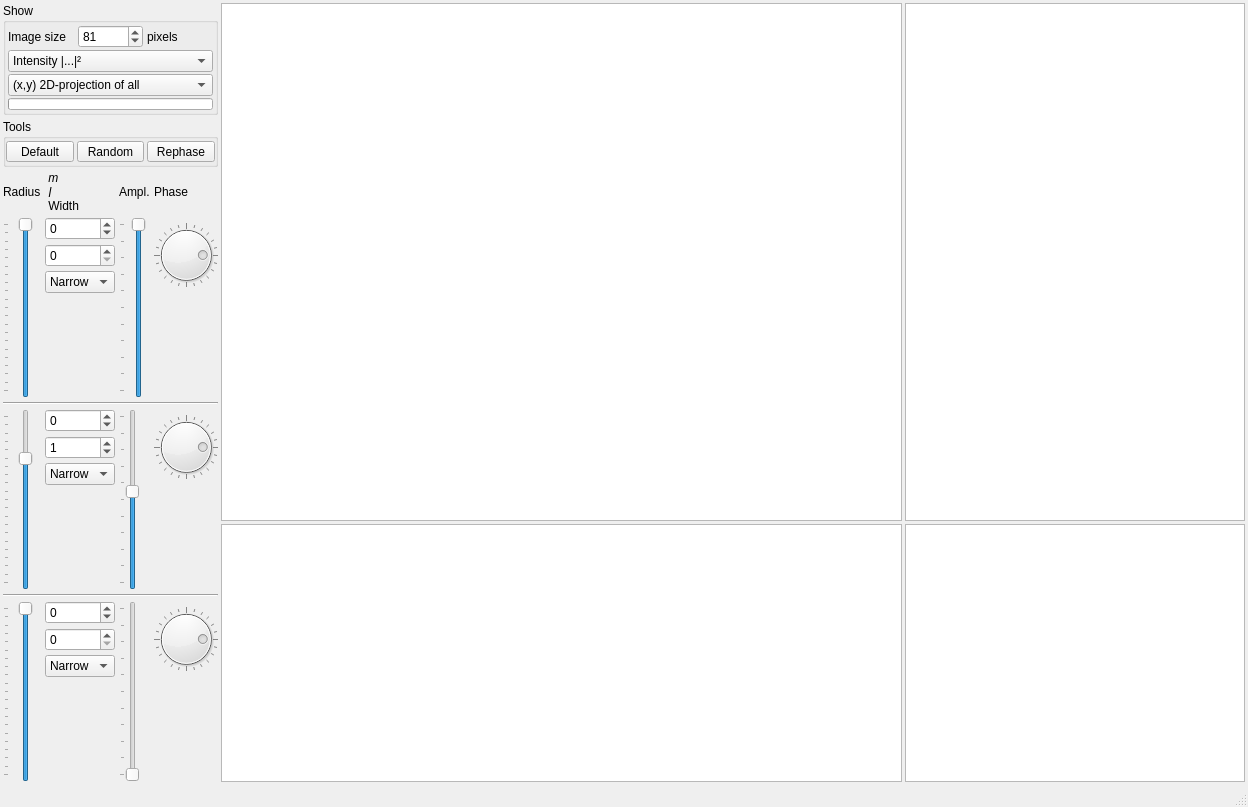
<?xml version="1.0" encoding="UTF-8"?>
<ui version="4.0">
 <class>AngularGUI</class>
 <widget class="QMainWindow" name="AngularGUI">
  <property name="geometry">
   <rect>
    <x>0</x>
    <y>0</y>
    <width>1248</width>
    <height>807</height>
   </rect>
  </property>
  <property name="windowTitle">
   <string>Angular distribution demo</string>
  </property>
  <widget class="QWidget" name="centralwidget">
   <property name="sizePolicy">
    <sizepolicy hsizetype="MinimumExpanding" vsizetype="MinimumExpanding">
     <horstretch>0</horstretch>
     <verstretch>0</verstretch>
    </sizepolicy>
   </property>
   <layout class="QGridLayout" name="gridLayout_2">
    <property name="leftMargin">
     <number>3</number>
    </property>
    <property name="topMargin">
     <number>3</number>
    </property>
    <property name="rightMargin">
     <number>3</number>
    </property>
    <property name="bottomMargin">
     <number>3</number>
    </property>
    <property name="spacing">
     <number>3</number>
    </property>
    <item row="0" column="2" rowspan="2">
     <widget class="GraphicsLayoutWidget" name="_imageLayout">
      <property name="sizePolicy">
       <sizepolicy hsizetype="Expanding" vsizetype="Expanding">
        <horstretch>4</horstretch>
        <verstretch>1</verstretch>
       </sizepolicy>
      </property>
      <property name="minimumSize">
       <size>
        <width>200</width>
        <height>200</height>
       </size>
      </property>
      <property name="baseSize">
       <size>
        <width>0</width>
        <height>100</height>
       </size>
      </property>
     </widget>
    </item>
    <item row="0" column="0" rowspan="3">
     <layout class="QVBoxLayout" name="_sidebarLayout" stretch="0,0,0">
      <property name="spacing">
       <number>4</number>
      </property>
      <item>
       <widget class="QGroupBox" name="groupBox_2">
        <property name="sizePolicy">
         <sizepolicy hsizetype="Preferred" vsizetype="Preferred">
          <horstretch>0</horstretch>
          <verstretch>0</verstretch>
         </sizepolicy>
        </property>
        <property name="title">
         <string>Show</string>
        </property>
        <layout class="QGridLayout" name="gridLayout_4">
         <property name="leftMargin">
          <number>2</number>
         </property>
         <property name="topMargin">
          <number>2</number>
         </property>
         <property name="rightMargin">
          <number>2</number>
         </property>
         <property name="bottomMargin">
          <number>2</number>
         </property>
         <property name="horizontalSpacing">
          <number>4</number>
         </property>
         <property name="verticalSpacing">
          <number>2</number>
         </property>
         <item row="0" column="0">
          <widget class="QLabel" name="label">
           <property name="text">
            <string>Image size</string>
           </property>
          </widget>
         </item>
         <item row="0" column="1">
          <widget class="QSpinBox" name="_imageSize">
           <property name="correctionMode">
            <enum>QAbstractSpinBox::CorrectToNearestValue</enum>
           </property>
           <property name="keyboardTracking">
            <bool>false</bool>
           </property>
           <property name="minimum">
            <number>31</number>
           </property>
           <property name="maximum">
            <number>999</number>
           </property>
           <property name="singleStep">
            <number>2</number>
           </property>
           <property name="value">
            <number>81</number>
           </property>
          </widget>
         </item>
         <item row="0" column="2">
          <widget class="QLabel" name="label_6">
           <property name="text">
            <string>pixels</string>
           </property>
          </widget>
         </item>
         <item row="1" column="0" colspan="3">
          <widget class="QComboBox" name="_complexMode">
           <property name="sizePolicy">
            <sizepolicy hsizetype="Preferred" vsizetype="Fixed">
             <horstretch>0</horstretch>
             <verstretch>0</verstretch>
            </sizepolicy>
           </property>
           <property name="currentIndex">
            <number>1</number>
           </property>
           <item>
            <property name="text">
             <string>Absolute value |...|</string>
            </property>
           </item>
           <item>
            <property name="text">
             <string>Intensity |...|²</string>
            </property>
           </item>
           <item>
            <property name="text">
             <string>Real value Re(...)</string>
            </property>
           </item>
           <item>
            <property name="text">
             <string>Imaginary value Im(...)</string>
            </property>
           </item>
           <item>
            <property name="text">
             <string>Incoherent sum |.|²+|.|²+|.|²</string>
            </property>
           </item>
          </widget>
         </item>
         <item row="2" column="0" colspan="3">
          <widget class="QComboBox" name="_projectionMode">
           <property name="sizePolicy">
            <sizepolicy hsizetype="Preferred" vsizetype="Fixed">
             <horstretch>0</horstretch>
             <verstretch>0</verstretch>
            </sizepolicy>
           </property>
           <item>
            <property name="text">
             <string>(x,y) 2D-projection of all</string>
            </property>
           </item>
           <item>
            <property name="text">
             <string>(x,y) 2D-slice (central 1%)</string>
            </property>
           </item>
           <item>
            <property name="text">
             <string>(phi,theta) Spherical projection</string>
            </property>
           </item>
          </widget>
         </item>
         <item row="3" column="0" colspan="3">
          <widget class="QProgressBar" name="_progress">
           <property name="maximumSize">
            <size>
             <width>16777215</width>
             <height>12</height>
            </size>
           </property>
           <property name="value">
            <number>0</number>
           </property>
           <property name="textVisible">
            <bool>false</bool>
           </property>
          </widget>
         </item>
        </layout>
       </widget>
      </item>
      <item>
       <widget class="QGroupBox" name="groupBox">
        <property name="sizePolicy">
         <sizepolicy hsizetype="Preferred" vsizetype="Preferred">
          <horstretch>0</horstretch>
          <verstretch>0</verstretch>
         </sizepolicy>
        </property>
        <property name="title">
         <string>Tools</string>
        </property>
        <layout class="QHBoxLayout" name="horizontalLayout">
         <property name="spacing">
          <number>3</number>
         </property>
         <property name="leftMargin">
          <number>0</number>
         </property>
         <property name="topMargin">
          <number>2</number>
         </property>
         <property name="rightMargin">
          <number>0</number>
         </property>
         <property name="bottomMargin">
          <number>2</number>
         </property>
         <item>
          <widget class="QToolButton" name="_defaultBtn">
           <property name="sizePolicy">
            <sizepolicy hsizetype="MinimumExpanding" vsizetype="Fixed">
             <horstretch>1</horstretch>
             <verstretch>0</verstretch>
            </sizepolicy>
           </property>
           <property name="toolTip">
            <string>Set the harmonic orders to be consecutive integers, starting from the lowest box's value.</string>
           </property>
           <property name="text">
            <string>Default</string>
           </property>
          </widget>
         </item>
         <item>
          <widget class="QToolButton" name="_randomBtn">
           <property name="sizePolicy">
            <sizepolicy hsizetype="MinimumExpanding" vsizetype="Fixed">
             <horstretch>1</horstretch>
             <verstretch>0</verstretch>
            </sizepolicy>
           </property>
           <property name="text">
            <string>Random</string>
           </property>
          </widget>
         </item>
         <item>
          <widget class="QToolButton" name="_rephaseBtn">
           <property name="enabled">
            <bool>true</bool>
           </property>
           <property name="sizePolicy">
            <sizepolicy hsizetype="MinimumExpanding" vsizetype="Fixed">
             <horstretch>1</horstretch>
             <verstretch>0</verstretch>
            </sizepolicy>
           </property>
           <property name="text">
            <string>Rephase</string>
           </property>
          </widget>
         </item>
        </layout>
       </widget>
      </item>
      <item>
       <layout class="QGridLayout" name="gridLayout">
        <item row="12" column="1">
         <widget class="QSpinBox" name="_m0">
          <property name="minimum">
           <number>-9</number>
          </property>
          <property name="maximum">
           <number>9</number>
          </property>
          <property name="value">
           <number>0</number>
          </property>
         </widget>
        </item>
        <item row="3" column="1">
         <widget class="QComboBox" name="_w2">
          <item>
           <property name="text">
            <string>Narrow</string>
           </property>
          </item>
          <item>
           <property name="text">
            <string>Wide</string>
           </property>
          </item>
         </widget>
        </item>
        <item row="1" column="2" rowspan="4">
         <widget class="QSlider" name="_amplitude2">
          <property name="sizePolicy">
           <sizepolicy hsizetype="Minimum" vsizetype="Expanding">
            <horstretch>0</horstretch>
            <verstretch>0</verstretch>
           </sizepolicy>
          </property>
          <property name="maximum">
           <number>20</number>
          </property>
          <property name="pageStep">
           <number>5</number>
          </property>
          <property name="value">
           <number>20</number>
          </property>
          <property name="tracking">
           <bool>false</bool>
          </property>
          <property name="orientation">
           <enum>Qt::Vertical</enum>
          </property>
          <property name="tickPosition">
           <enum>QSlider::TicksAbove</enum>
          </property>
          <property name="tickInterval">
           <number>2</number>
          </property>
         </widget>
        </item>
        <item row="1" column="0" rowspan="4">
         <widget class="QSlider" name="_r2">
          <property name="sizePolicy">
           <sizepolicy hsizetype="Minimum" vsizetype="Expanding">
            <horstretch>0</horstretch>
            <verstretch>0</verstretch>
           </sizepolicy>
          </property>
          <property name="maximum">
           <number>100</number>
          </property>
          <property name="singleStep">
           <number>1</number>
          </property>
          <property name="pageStep">
           <number>10</number>
          </property>
          <property name="value">
           <number>100</number>
          </property>
          <property name="tracking">
           <bool>false</bool>
          </property>
          <property name="orientation">
           <enum>Qt::Vertical</enum>
          </property>
          <property name="tickPosition">
           <enum>QSlider::TicksAbove</enum>
          </property>
          <property name="tickInterval">
           <number>5</number>
          </property>
         </widget>
        </item>
        <item row="6" column="0" rowspan="4">
         <widget class="QSlider" name="_r1">
          <property name="sizePolicy">
           <sizepolicy hsizetype="Minimum" vsizetype="Expanding">
            <horstretch>0</horstretch>
            <verstretch>0</verstretch>
           </sizepolicy>
          </property>
          <property name="maximum">
           <number>100</number>
          </property>
          <property name="singleStep">
           <number>1</number>
          </property>
          <property name="pageStep">
           <number>10</number>
          </property>
          <property name="value">
           <number>75</number>
          </property>
          <property name="tracking">
           <bool>false</bool>
          </property>
          <property name="orientation">
           <enum>Qt::Vertical</enum>
          </property>
          <property name="tickPosition">
           <enum>QSlider::TicksAbove</enum>
          </property>
          <property name="tickInterval">
           <number>5</number>
          </property>
         </widget>
        </item>
        <item row="14" column="1">
         <widget class="QComboBox" name="_w0">
          <item>
           <property name="text">
            <string>Narrow</string>
           </property>
          </item>
          <item>
           <property name="text">
            <string>Wide</string>
           </property>
          </item>
         </widget>
        </item>
        <item row="7" column="1">
         <widget class="QSpinBox" name="_l1">
          <property name="minimum">
           <number>0</number>
          </property>
          <property name="maximum">
           <number>9</number>
          </property>
          <property name="value">
           <number>1</number>
          </property>
         </widget>
        </item>
        <item row="6" column="2" rowspan="4">
         <widget class="QSlider" name="_amplitude1">
          <property name="maximum">
           <number>20</number>
          </property>
          <property name="pageStep">
           <number>5</number>
          </property>
          <property name="value">
           <number>11</number>
          </property>
          <property name="tracking">
           <bool>false</bool>
          </property>
          <property name="orientation">
           <enum>Qt::Vertical</enum>
          </property>
          <property name="tickPosition">
           <enum>QSlider::TicksAbove</enum>
          </property>
          <property name="tickInterval">
           <number>2</number>
          </property>
         </widget>
        </item>
        <item row="8" column="1">
         <widget class="QComboBox" name="_w1">
          <item>
           <property name="text">
            <string>Narrow</string>
           </property>
          </item>
          <item>
           <property name="text">
            <string>Wide</string>
           </property>
          </item>
         </widget>
        </item>
        <item row="4" column="1">
         <spacer name="verticalSpacer_2">
          <property name="orientation">
           <enum>Qt::Vertical</enum>
          </property>
          <property name="sizeHint" stdset="0">
           <size>
            <width>20</width>
            <height>40</height>
           </size>
          </property>
         </spacer>
        </item>
        <item row="0" column="0">
         <widget class="QLabel" name="label_3">
          <property name="sizePolicy">
           <sizepolicy hsizetype="Preferred" vsizetype="Minimum">
            <horstretch>0</horstretch>
            <verstretch>0</verstretch>
           </sizepolicy>
          </property>
          <property name="text">
           <string>&lt;html&gt;&lt;head/&gt;&lt;body&gt;&lt;p&gt;Radius&lt;/p&gt;&lt;/body&gt;&lt;/html&gt;</string>
          </property>
         </widget>
        </item>
        <item row="1" column="1">
         <widget class="QSpinBox" name="_m2">
          <property name="sizePolicy">
           <sizepolicy hsizetype="Minimum" vsizetype="Fixed">
            <horstretch>0</horstretch>
            <verstretch>0</verstretch>
           </sizepolicy>
          </property>
          <property name="minimum">
           <number>-9</number>
          </property>
          <property name="maximum">
           <number>9</number>
          </property>
          <property name="value">
           <number>0</number>
          </property>
         </widget>
        </item>
        <item row="13" column="1">
         <widget class="QSpinBox" name="_l0">
          <property name="minimum">
           <number>0</number>
          </property>
          <property name="maximum">
           <number>9</number>
          </property>
          <property name="value">
           <number>0</number>
          </property>
         </widget>
        </item>
        <item row="2" column="1">
         <widget class="QSpinBox" name="_l2">
          <property name="minimum">
           <number>0</number>
          </property>
          <property name="maximum">
           <number>9</number>
          </property>
          <property name="value">
           <number>0</number>
          </property>
         </widget>
        </item>
        <item row="0" column="1">
         <widget class="QLabel" name="label_2">
          <property name="text">
           <string>&lt;html&gt;&lt;head/&gt;&lt;body&gt;&lt;p&gt;&amp;nbsp;&lt;i&gt;m&lt;/i&gt;&lt;br/&gt;&amp;nbsp;&lt;tt&gt;&lt;i&gt;l&lt;/i&gt;&lt;/tt&gt;&lt;br/&gt;&amp;nbsp;Width&lt;/p&gt;&lt;/body&gt;&lt;/html&gt;</string>
          </property>
          <property name="alignment">
           <set>Qt::AlignLeading|Qt::AlignLeft|Qt::AlignVCenter</set>
          </property>
         </widget>
        </item>
        <item row="6" column="1">
         <widget class="QSpinBox" name="_m1">
          <property name="minimum">
           <number>-9</number>
          </property>
          <property name="maximum">
           <number>9</number>
          </property>
          <property name="value">
           <number>0</number>
          </property>
         </widget>
        </item>
        <item row="0" column="2">
         <widget class="QLabel" name="label_4">
          <property name="sizePolicy">
           <sizepolicy hsizetype="Preferred" vsizetype="Minimum">
            <horstretch>0</horstretch>
            <verstretch>0</verstretch>
           </sizepolicy>
          </property>
          <property name="text">
           <string>Ampl.</string>
          </property>
         </widget>
        </item>
        <item row="9" column="1">
         <spacer name="verticalSpacer_4">
          <property name="orientation">
           <enum>Qt::Vertical</enum>
          </property>
          <property name="sizeHint" stdset="0">
           <size>
            <width>20</width>
            <height>40</height>
           </size>
          </property>
         </spacer>
        </item>
        <item row="15" column="1">
         <spacer name="verticalSpacer_3">
          <property name="orientation">
           <enum>Qt::Vertical</enum>
          </property>
          <property name="sizeHint" stdset="0">
           <size>
            <width>20</width>
            <height>40</height>
           </size>
          </property>
         </spacer>
        </item>
        <item row="12" column="0" rowspan="4">
         <widget class="QSlider" name="_r0">
          <property name="sizePolicy">
           <sizepolicy hsizetype="Minimum" vsizetype="Expanding">
            <horstretch>0</horstretch>
            <verstretch>0</verstretch>
           </sizepolicy>
          </property>
          <property name="maximum">
           <number>100</number>
          </property>
          <property name="singleStep">
           <number>1</number>
          </property>
          <property name="pageStep">
           <number>10</number>
          </property>
          <property name="value">
           <number>100</number>
          </property>
          <property name="tracking">
           <bool>false</bool>
          </property>
          <property name="orientation">
           <enum>Qt::Vertical</enum>
          </property>
          <property name="tickPosition">
           <enum>QSlider::TicksAbove</enum>
          </property>
          <property name="tickInterval">
           <number>5</number>
          </property>
         </widget>
        </item>
        <item row="12" column="2" rowspan="4">
         <widget class="QSlider" name="_amplitude0">
          <property name="maximum">
           <number>20</number>
          </property>
          <property name="pageStep">
           <number>5</number>
          </property>
          <property name="tracking">
           <bool>false</bool>
          </property>
          <property name="orientation">
           <enum>Qt::Vertical</enum>
          </property>
          <property name="tickPosition">
           <enum>QSlider::TicksAbove</enum>
          </property>
          <property name="tickInterval">
           <number>2</number>
          </property>
         </widget>
        </item>
        <item row="6" column="3" rowspan="3">
         <widget class="QDial" name="_phase1">
          <property name="enabled">
           <bool>true</bool>
          </property>
          <property name="sizePolicy">
           <sizepolicy hsizetype="MinimumExpanding" vsizetype="Preferred">
            <horstretch>0</horstretch>
            <verstretch>0</verstretch>
           </sizepolicy>
          </property>
          <property name="minimumSize">
           <size>
            <width>40</width>
            <height>40</height>
           </size>
          </property>
          <property name="maximumSize">
           <size>
            <width>64</width>
            <height>64</height>
           </size>
          </property>
          <property name="maximum">
           <number>24</number>
          </property>
          <property name="pageStep">
           <number>6</number>
          </property>
          <property name="value">
           <number>6</number>
          </property>
          <property name="tracking">
           <bool>false</bool>
          </property>
          <property name="invertedAppearance">
           <bool>true</bool>
          </property>
          <property name="invertedControls">
           <bool>false</bool>
          </property>
          <property name="wrapping">
           <bool>true</bool>
          </property>
          <property name="notchesVisible">
           <bool>true</bool>
          </property>
         </widget>
        </item>
        <item row="12" column="3" rowspan="3">
         <widget class="QDial" name="_phase0">
          <property name="enabled">
           <bool>true</bool>
          </property>
          <property name="minimumSize">
           <size>
            <width>40</width>
            <height>40</height>
           </size>
          </property>
          <property name="maximumSize">
           <size>
            <width>64</width>
            <height>64</height>
           </size>
          </property>
          <property name="maximum">
           <number>24</number>
          </property>
          <property name="pageStep">
           <number>6</number>
          </property>
          <property name="value">
           <number>6</number>
          </property>
          <property name="tracking">
           <bool>false</bool>
          </property>
          <property name="invertedAppearance">
           <bool>true</bool>
          </property>
          <property name="invertedControls">
           <bool>false</bool>
          </property>
          <property name="wrapping">
           <bool>true</bool>
          </property>
          <property name="notchesVisible">
           <bool>true</bool>
          </property>
         </widget>
        </item>
        <item row="0" column="3">
         <widget class="QLabel" name="label_5">
          <property name="sizePolicy">
           <sizepolicy hsizetype="MinimumExpanding" vsizetype="Minimum">
            <horstretch>0</horstretch>
            <verstretch>0</verstretch>
           </sizepolicy>
          </property>
          <property name="text">
           <string>Phase</string>
          </property>
         </widget>
        </item>
        <item row="5" column="0" colspan="4">
         <widget class="Line" name="line">
          <property name="orientation">
           <enum>Qt::Horizontal</enum>
          </property>
         </widget>
        </item>
        <item row="11" column="0" colspan="4">
         <widget class="Line" name="line_2">
          <property name="orientation">
           <enum>Qt::Horizontal</enum>
          </property>
         </widget>
        </item>
        <item row="1" column="3" rowspan="3">
         <widget class="QDial" name="_phase2">
          <property name="enabled">
           <bool>true</bool>
          </property>
          <property name="sizePolicy">
           <sizepolicy hsizetype="Preferred" vsizetype="Preferred">
            <horstretch>0</horstretch>
            <verstretch>0</verstretch>
           </sizepolicy>
          </property>
          <property name="minimumSize">
           <size>
            <width>40</width>
            <height>40</height>
           </size>
          </property>
          <property name="maximumSize">
           <size>
            <width>64</width>
            <height>64</height>
           </size>
          </property>
          <property name="maximum">
           <number>24</number>
          </property>
          <property name="pageStep">
           <number>6</number>
          </property>
          <property name="value">
           <number>6</number>
          </property>
          <property name="tracking">
           <bool>false</bool>
          </property>
          <property name="invertedAppearance">
           <bool>true</bool>
          </property>
          <property name="invertedControls">
           <bool>false</bool>
          </property>
          <property name="wrapping">
           <bool>true</bool>
          </property>
          <property name="notchesVisible">
           <bool>true</bool>
          </property>
         </widget>
        </item>
       </layout>
      </item>
     </layout>
    </item>
    <item row="2" column="2">
     <widget class="PlotWidget" name="_radialPlot">
      <property name="sizePolicy">
       <sizepolicy hsizetype="Expanding" vsizetype="Expanding">
        <horstretch>4</horstretch>
        <verstretch>1</verstretch>
       </sizepolicy>
      </property>
      <property name="minimumSize">
       <size>
        <width>200</width>
        <height>100</height>
       </size>
      </property>
      <property name="baseSize">
       <size>
        <width>0</width>
        <height>100</height>
       </size>
      </property>
     </widget>
    </item>
    <item row="0" column="3" rowspan="2">
     <widget class="PlotWidget" name="_verticalPlot">
      <property name="sizePolicy">
       <sizepolicy hsizetype="Expanding" vsizetype="Expanding">
        <horstretch>2</horstretch>
        <verstretch>1</verstretch>
       </sizepolicy>
      </property>
      <property name="minimumSize">
       <size>
        <width>100</width>
        <height>200</height>
       </size>
      </property>
      <property name="baseSize">
       <size>
        <width>0</width>
        <height>100</height>
       </size>
      </property>
     </widget>
    </item>
    <item row="2" column="3">
     <widget class="PlotWidget" name="_angularPlot">
      <property name="sizePolicy">
       <sizepolicy hsizetype="Expanding" vsizetype="Expanding">
        <horstretch>2</horstretch>
        <verstretch>1</verstretch>
       </sizepolicy>
      </property>
      <property name="minimumSize">
       <size>
        <width>100</width>
        <height>100</height>
       </size>
      </property>
      <property name="baseSize">
       <size>
        <width>0</width>
        <height>100</height>
       </size>
      </property>
     </widget>
    </item>
   </layout>
  </widget>
  <widget class="QMenuBar" name="menubar">
   <property name="geometry">
    <rect>
     <x>0</x>
     <y>0</y>
     <width>1248</width>
     <height>20</height>
    </rect>
   </property>
  </widget>
  <widget class="QStatusBar" name="statusbar"/>
 </widget>
 <customwidgets>
  <customwidget>
   <class>PlotWidget</class>
   <extends>QGraphicsView</extends>
   <header>pyqtgraph</header>
  </customwidget>
  <customwidget>
   <class>GraphicsLayoutWidget</class>
   <extends>QGraphicsView</extends>
   <header>pyqtgraph</header>
  </customwidget>
 </customwidgets>
 <tabstops>
  <tabstop>_imageSize</tabstop>
  <tabstop>_complexMode</tabstop>
  <tabstop>_projectionMode</tabstop>
  <tabstop>_defaultBtn</tabstop>
  <tabstop>_randomBtn</tabstop>
  <tabstop>_rephaseBtn</tabstop>
  <tabstop>_r2</tabstop>
  <tabstop>_m2</tabstop>
  <tabstop>_l2</tabstop>
  <tabstop>_w2</tabstop>
  <tabstop>_amplitude2</tabstop>
  <tabstop>_phase2</tabstop>
  <tabstop>_r1</tabstop>
  <tabstop>_m1</tabstop>
  <tabstop>_l1</tabstop>
  <tabstop>_w1</tabstop>
  <tabstop>_amplitude1</tabstop>
  <tabstop>_phase1</tabstop>
  <tabstop>_r0</tabstop>
  <tabstop>_m0</tabstop>
  <tabstop>_l0</tabstop>
  <tabstop>_w0</tabstop>
  <tabstop>_amplitude0</tabstop>
  <tabstop>_phase0</tabstop>
  <tabstop>_imageLayout</tabstop>
  <tabstop>_verticalPlot</tabstop>
  <tabstop>_radialPlot</tabstop>
  <tabstop>_angularPlot</tabstop>
 </tabstops>
 <resources/>
 <connections/>
</ui>
